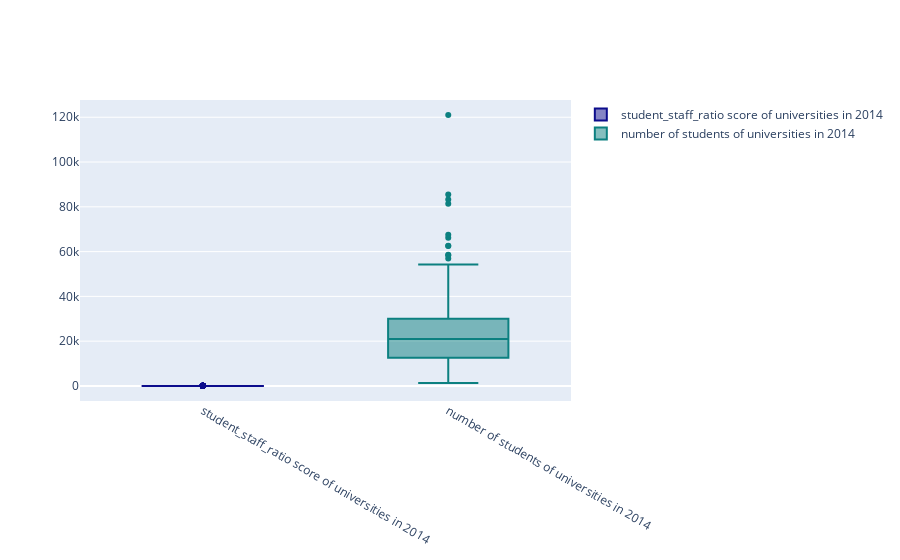

This figure's notebook cell:
### Code cell
trace0 = go.Box( 
    y=x2014.student_staff_ratio, 
    name = 'student_staff_ratio score of universities in 2014',
    marker = dict(
        color = 'rgb(12, 12, 140)',
    )
)
trace1 = go.Box(
    y=x2014.num_students,
    name = 'number of students of universities in 2014',
    marker = dict(
        color = 'rgb(12, 128, 128)',
    )
)
data = [trace0, trace1]
iplot(data)

### Figure 1 — Plotly figure (JSON) as saved in the notebook; plotly's stock layout.template omitted (floating-point values rounded to 4 significant figures; data arrays with more than 128 entries replaced by an {"elided": "..."} marker saying what was removed)
{"data": [{"marker": {"color": "rgb(12, 12, 140)"}, "name": "student_staff_ratio score of universities in 2014", "type": "box", "y": {"elided": "400 float values"}}, {"marker": {"color": "rgb(12, 128, 128)"}, "name": "number of students of universities in 2014", "type": "box", "y": {"elided": "400 str values"}}], "layout": {}}
